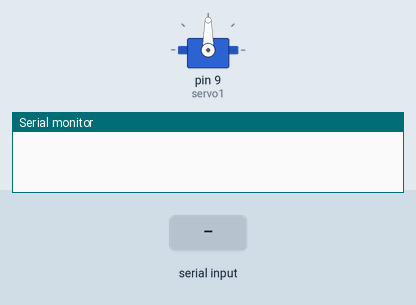
Recording of a sketch running on a simulated Arduino Uno, built with avr-gcc and run on an emulated ATmega328P. Shown: servo, the last lines printed to the serial monitor. Inputs (shaded band) come from the test bench.

Above: at 1.2 s.
1.3 s: "90,45\n" received over Serial
At 2.5 s:
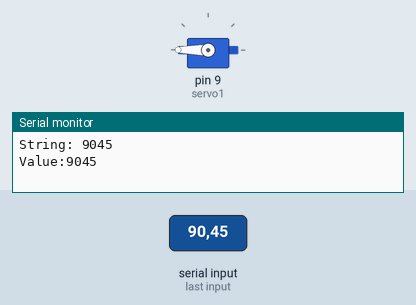
2.8 s: "5\n" received over Serial
At 3.7 s:
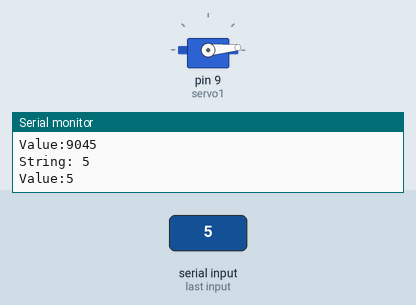
4.3 s: "30,150\n" received over Serial
At 5.0 s:
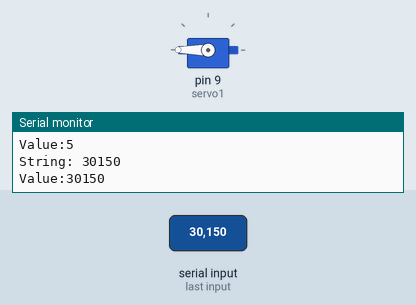
5.8 s: "90\n" received over Serial
At 7.2 s:
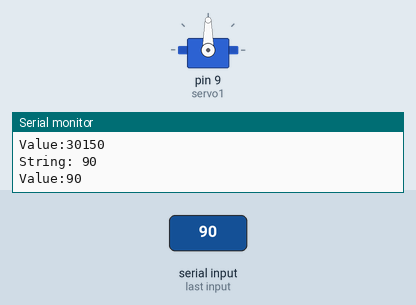
Timing chart, 0 to 8.3 s (numbered marks = the images above; inputs shaded):
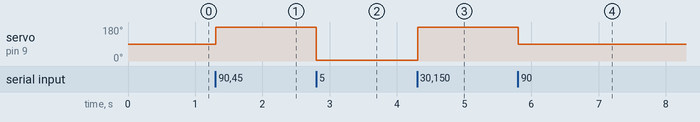

Measured:
- after the input at 1.3 s, servo on pin 9 (servo1): 90° → 180° at once
- after the input at 2.8 s, servo on pin 9 (servo1): 180° → 5° at once
- after the input at 4.3 s, servo on pin 9 (servo1): 5° → 180° at once
- after the input at 5.8 s, servo on pin 9 (servo1): 180° → 90° at once

The sketch:

code.ino
```cpp
#include <Servo.h>

Servo servo1;  // create servo object to control a servo

int pos1;      // angle of servo 1 & servo2


String inString = "";
void setup()
{
  Serial.begin(9600);

  servo1.attach(9);  // attaches the servo on pin 9 to the servo object

  pos1 = 90;
  servo1.write(pos1);

  delay(15);

}

void loop()
{
     // Scene 1:
  int pos = readSerialValue();

    if( pos != -1){

       if( pos > 180) pos = 180;
       else if( pos < 0) pos = 0;

         servo1.attach(9);  // attaches the servo on pin 9 to the servo object
         servo1.write(pos);

         delay(1000);

         servo1.detach(); // Release servo

    }

}
int readSerialValue()
{
     int v= -1;
  // Read serial input:
  while (Serial.available() > 0) {
    int inChar = Serial.read();
    if (isDigit(inChar)) {
      // convert the incoming byte to a char
      // and add it to the string:
      inString += (char)inChar;
    }
    // if you get a newline, print the string,
    // then the string's value:
    if (inChar == '\n') {
      Serial.print("String: ");
      Serial.println(inString);
      v = inString.toInt();
      Serial.print("Value:");
      Serial.println(v);


      // clear the string for new input:
      inString = "";
    }
  }
   return v;
}
```
